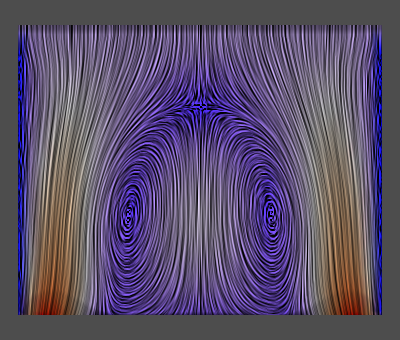

Recreate this plot in Python.
#!/usr/bin/env python

# Test vtkCompositeSurfaceLICMapper: SurfaceLICPlanarVectorNormalizeOff.

import vtkmodules.vtkInteractionStyle  # noqa: F401
import vtkmodules.vtkRenderingOpenGL2  # noqa: F401

import math
import os

from vtkmodules.vtkCommonCore import vtkFloatArray
from vtkmodules.vtkCommonDataModel import vtkDataObject
from vtkmodules.vtkFiltersGeometry import vtkDataSetSurfaceFilter
from vtkmodules.vtkIOLegacy import vtkGenericDataObjectReader
from vtkmodules.vtkRenderingCore import (
    vtkActor,
    vtkDiscretizableColorTransferFunction,
    vtkRenderWindow,
    vtkRenderWindowInteractor,
    vtkRenderer,
)
from vtkmodules.vtkRenderingLICOpenGL2 import (
    vtkCompositeSurfaceLICMapper,
    vtkSurfaceLICInterface,
)

# Read data
data_dir = os.environ.get("VPE_DATA_DIR", os.path.dirname(os.path.abspath(__file__)))
reader = vtkGenericDataObjectReader()
reader.SetFileName(os.path.join(data_dir, "SurfaceVectors.vtk"))
surface = vtkDataSetSurfaceFilter()
surface.SetInputConnection(reader.GetOutputPort())
surface.Update()
data_obj = surface.GetOutputDataObject(0)

# Mapper
lic_mapper = vtkCompositeSurfaceLICMapper()
lic_mapper.SetInputArrayToProcess(
    0, 0, 0, vtkDataObject.FIELD_ASSOCIATION_POINTS_THEN_CELLS, "V")
lic_mapper.SetInputDataObject(data_obj)

# Compute vector magnitude for coloring
mag_range = [float("inf"), float("-inf")]
mag_name = None
if hasattr(data_obj, "NewIterator"):
    it = data_obj.NewIterator()
    it.InitTraversal()
    while not it.IsDoneWithTraversal():
        ds = it.GetCurrentDataObject()
        if ds and ds.GetNumberOfCells() > 0:
            v = ds.GetPointData().GetArray("V")
            if v is not None:
                mag = vtkFloatArray()
                mag.SetName("magV")
                mag.SetNumberOfTuples(v.GetNumberOfTuples())
                for j in range(v.GetNumberOfTuples()):
                    s = sum(v.GetComponent(j, c) ** 2 for c in range(v.GetNumberOfComponents()))
                    mag.SetValue(j, math.sqrt(s))
                ds.GetPointData().SetScalars(mag)
                mag_name = mag.GetName()
                r = mag.GetRange()
                mag_range[0] = min(mag_range[0], r[0])
                mag_range[1] = max(mag_range[1], r[1])
        it.GoToNextItem()
else:
    if data_obj.GetNumberOfCells() > 0:
        v = data_obj.GetPointData().GetArray("V")
        if v is not None:
            mag = vtkFloatArray()
            mag.SetName("magV")
            mag.SetNumberOfTuples(v.GetNumberOfTuples())
            for j in range(v.GetNumberOfTuples()):
                s = sum(v.GetComponent(j, c) ** 2 for c in range(v.GetNumberOfComponents()))
                mag.SetValue(j, math.sqrt(s))
            data_obj.GetPointData().SetScalars(mag)
            mag_name = mag.GetName()
            r = mag.GetRange()
            mag_range = [r[0], r[1]]

lut = vtkDiscretizableColorTransferFunction()
lut.SetColorSpaceToRGB()
lut.AddRGBPoint(mag_range[0], 0.0, 0.0, 1.0)
lut.AddRGBPoint(mag_range[1], 1.0, 0.0, 0.0)
lut.SetColorSpaceToDiverging()
lut.Build()
lut.SetDiscretize(True)
lut.SetNumberOfValues(256)
lic_mapper.SetLookupTable(lut)
lic_mapper.SetScalarModeToUsePointData()
lic_mapper.SetScalarVisibility(1)
lic_mapper.SelectColorArray(mag_name)
lic_mapper.SetUseLookupTableScalarRange(1)
lic_mapper.SetScalarModeToUsePointFieldData()
lic_mapper.SetInterpolateScalarsBeforeMapping(0)

# LIC interface parameters
lic_interface = lic_mapper.GetLICInterface()
lic_interface.SetNumberOfSteps(2000)
lic_interface.SetStepSize(0.5)
lic_interface.SetEnhancedLIC(1)
lic_interface.SetNormalizeVectors(0)
lic_interface.SetGenerateNoiseTexture(1)
lic_interface.SetNoiseType(1)
lic_interface.SetNoiseTextureSize(128)
lic_interface.SetNoiseGrainSize(2)
lic_interface.SetMinNoiseValue(0.0)
lic_interface.SetMaxNoiseValue(1.0)
lic_interface.SetNumberOfNoiseLevels(256)
lic_interface.SetImpulseNoiseProbability(1.0)
lic_interface.SetImpulseNoiseBackgroundValue(0.0)
lic_interface.SetNoiseGeneratorSeed(12367)
lic_interface.SetEnhanceContrast(1)
lic_interface.SetLowLICContrastEnhancementFactor(0.0)
lic_interface.SetHighLICContrastEnhancementFactor(0.0)
lic_interface.SetLowColorContrastEnhancementFactor(0.0)
lic_interface.SetHighColorContrastEnhancementFactor(0.0)
lic_interface.SetAntiAlias(0)
lic_interface.SetColorMode(1)
lic_interface.SetLICIntensity(0.8)
lic_interface.SetMapModeBias(0.0)
lic_interface.SetMaskOnSurface(0)
lic_interface.SetMaskThreshold(0.0)
lic_interface.SetMaskIntensity(0.0)
lic_interface.SetMaskColor([1.0, 0.0, 0.84705])

# Actor
lic_actor = vtkActor()
lic_actor.SetMapper(lic_mapper)

# Renderer
renderer = vtkRenderer()
renderer.AddActor(lic_actor)
renderer.SetBackground(0.3, 0.3, 0.3)

# Render window
render_window = vtkRenderWindow()
render_window.SetSize(400, 340)
render_window.AddRenderer(renderer)
render_window.SetWindowName("surface lic planar vector normalize off")

# Interactor
interactor = vtkRenderWindowInteractor()
interactor.SetRenderWindow(render_window)

# Functional render for OpenGL context check
render_window.Render()

if not vtkSurfaceLICInterface.IsSupported(render_window):
    print("WARNING: Surface LIC not supported, skipping.")
else:
    # Scene
    camera = renderer.GetActiveCamera()
    camera.SetFocalPoint(0.0, 0.0, 0.0)
    camera.SetPosition(1.0, 0.0, 0.0)
    camera.SetViewAngle(30)
    camera.SetViewUp(0.0, 0.0, 1.0)
    renderer.ResetCamera()
    camera.Zoom(1.4)

    interactor.Initialize()
    interactor.Start()
